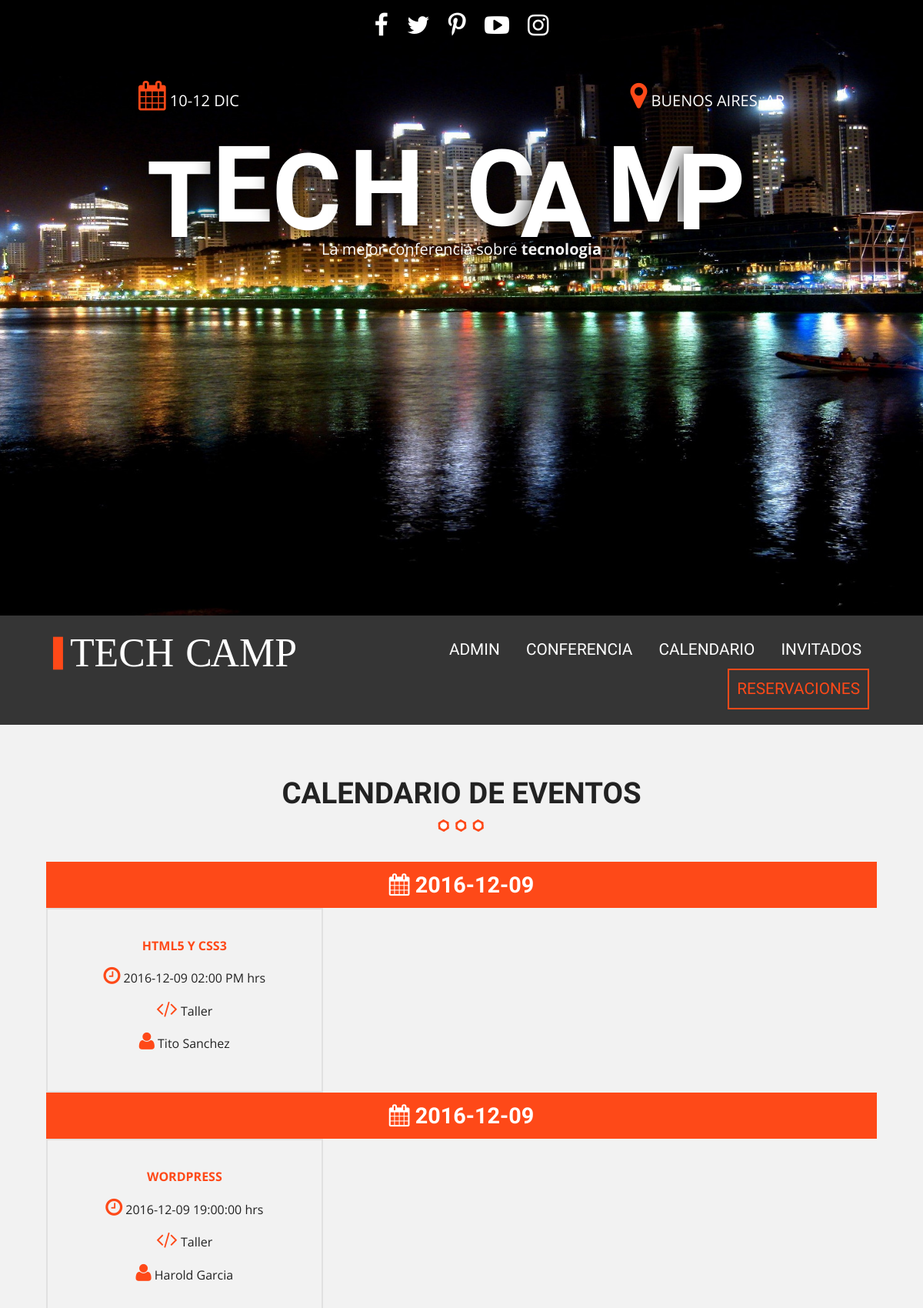
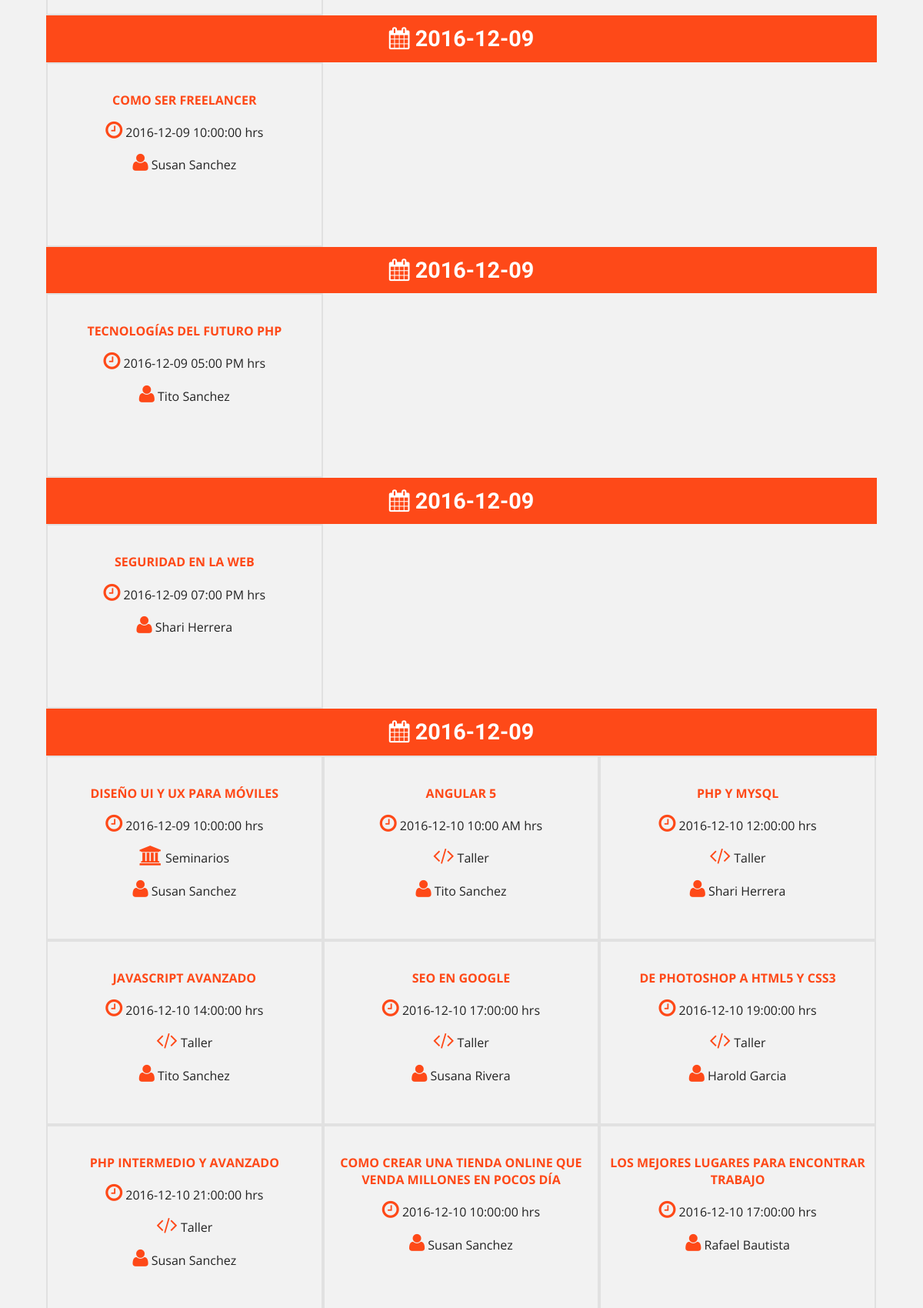
The page /calendario-debugin.php (upper part) on the database its author committed (2 pictures, top to bottom).
### tables this page shows
CREATE TABLE `eventos` (
  `evento_id` tinyint(10) NOT NULL AUTO_INCREMENT,
  `nombre_evento` varchar(60) NOT NULL,
  `fecha_evento` date NOT NULL,
  `hora_evento` varchar(10) NOT NULL,
  `id_cat_evento` tinyint(10) NOT NULL,
  `id_inv` tinyint(4) NOT NULL,
  `clave` varchar(10) NOT NULL,
  PRIMARY KEY (`evento_id`),
  KEY `id_cat_evento` (`id_cat_evento`),
  KEY `id_inv` (`id_inv`),
  CONSTRAINT `eventos_ibfk_1` FOREIGN KEY (`id_cat_evento`) REFERENCES `categoria_evento` (`id_categoria`),
  CONSTRAINT `eventos_ibfk_2` FOREIGN KEY (`id_inv`) REFERENCES `invitados` (`invitado_id`)
);

CREATE TABLE `invitados` (
  `invitado_id` tinyint(4) NOT NULL AUTO_INCREMENT,
  `nombre_invitado` varchar(30) NOT NULL,
  `apellido_invitado` varchar(30) NOT NULL,
  `descripcion` text NOT NULL,
  `url_imagen` varchar(50) NOT NULL,
  `editado` datetime NOT NULL,
  PRIMARY KEY (`invitado_id`)
);

### calendario-debugin.php (the view, shortened to what this page needs)
<?php include_once 'includes/templates/header.php'; ?>
        <section class="seccion contenedor">
              <h2>Calendario de Eventos</h2>
              <?php
                  try {
                    require_once('includes/funciones/bd_conexion.php');
                    $sql = "SELECT evento_id, nombre_evento, fecha_evento, hora_evento, cat_evento, nombre_invitado, apellido_invitado ";
                    $sql .= "FROM eventos ";
                    $sql .= "INNER JOIN categoria_evento ";
                    $sql .= "ON eventos.id_cat_evento=categoria_evento.id_categoria ";
                    $sql .= "INNER JOIN invitados ";
                    $sql .= "ON eventos.id_inv=invitados.invitado_id ";
                    $sql .= "ORDER BY evento_id ";
                    $resultado = $conn->query($sql);
                  } catch (Exception $e) {
                    $error = $e->getMessage();
                  }
               ?>
               <div class="calendario">
               <?php while($eventos = $resultado->fetch_all(MYSQLI_ASSOC) ) { ?>
                 <?php $dias = array(); ?>
                 <?php $contador = 0; ?>
                 <?php foreach($eventos as $evento) {
                    $dias[] = $evento['fecha_evento'];
                 } ?>
                 <?php foreach($eventos as $evento): ?>
                 <?php $dia_actual = $evento['fecha_evento']; ?>
                 <?php if($dia_actual == $dias[$contador]): ?>
                            <h3>
                                  <i class="fa fa-calendar" aria-hidden="true"></i>
                                  <?php
                                   echo $evento['fecha_evento']; ?>
                            </h3>
                            <?php $contador++; ?>
                            <?php if($contador==3): ?>
                              <?php $contador =0; ?>
                            <?php endif; ?>
                    <?php endif; ?>
                 <div class="dia">
                   <p class="titulo"><?php echo $evento['nombre_evento']; ?></p>
                   <p class="hora"><i class="fa fa-clock-o" aria-hidden="true"></i> <?php echo $evento['fecha_evento'] . " " . $evento['hora_evento'] . " hrs"; ?>
                   <p>
                     <?php $categoria_evento = $evento['cat_evento']; ?>
                     <?php
                     switch ($categoria_evento) {
                       case 'Talleres':
                         echo '<i class="fa fa-code" aria-hidden="true"></i> Taller';
                         break;
                       case 'Seminario':
                         echo '<i class="fa fa-university" aria-hidden="true"></i> Seminarios';
                         break;
                       default:
                           echo "";
                           break;
                         }
                    ?>
                   </p>
                   <p><i class="fa fa-user" aria-hidden="true"></i>
                         <?php echo $evento['nombre_invitado'] . " " . $evento['apellido_invitado']; ?>
                   </p>
                 </div>
               <?php endforeach; ?>
               <?php } ?>
               </div>
        </section>
    <?php include_once 'includes/templates/footer.php'; ?>

### css/main.css (style rules this page uses)
html { color: #222; font-size: 1em; line-height: 1.4; }
html { box-sizing: border-box; }
*,*:before,*:after { box-sizing: inherit; }
body { background-color: #f2f2f2; font-family: 'Open Sans', sans-serif; }
.contenedor { width: 98%; margin:0 auto; }
@media only screen and (min-width:480px) { .contenedor { width: 95%; } }
@media only screen and (min-width:768px) { .contenedor { width: 90%; } }
@media only screen and (min-width:992px) { .contenedor { width: 90%; max-width: 1100px; } }
.seccion { padding: 30px 0; }
.seccion p { font-size: 1.2em; text-align: center; }
h2 { font-family: 'Oswald', sans-serif; font-size: 2.4em; text-transform: uppercase; text-align: center; }
h2::after { content: ''; margin: 0 auto; background-image: url(../img/separador.png); height: 30px; width: 100px; display: block; }
h3 { font-size: 1.8em; color: #fe4918; font-family: 'PT Sans', sans-serif; margin: 0; }
div.calendario h3 { background-color: #fe4918; clear: both; color: white; text-align: center; padding: 10px 0; }
div.calendario::after { clear: both; display: block; content: ''; }
div.dia { width: 50%; float: left; border: 2px solid #e1e1e1; transition: all .3s ease; }
@media only screen and (min-width:768px) { div.dia { width: 33.3%; min-height: 240px; padding-top: 20px; } }
div.dia p.titulo { color: #fe4918; text-transform: uppercase; font-weight: bold; }
div.dia p { font-size: 1em; }
div.dia i { color: #fe4918; font-size: 1.6em; }

### rows shown on the page
eventos: fecha_evento "2016-12-09", nombre_evento "HTML5 Y CSS3", hora_evento "02:00 PM", shows "Taller", id_inv.nombre_invitado "Tito", id_inv.apellido_invitado "Sanchez"
eventos: fecha_evento "2016-12-09", nombre_evento "WORDPRESS", hora_evento "19:00:00", shows "Taller", id_inv.nombre_invitado "Harold", id_inv.apellido_invitado "Garcia"
eventos: fecha_evento "2016-12-09", nombre_evento "COMO SER FREELANCER", hora_evento "10:00:00", id_inv.nombre_invitado "Susan", id_inv.apellido_invitado "Sanchez"
eventos: fecha_evento "2016-12-09", nombre_evento "TECNOLOGÍAS DEL FUTURO PHP", hora_evento "05:00 PM", id_inv.nombre_invitado "Tito", id_inv.apellido_invitado "Sanchez"
eventos: fecha_evento "2016-12-09", nombre_evento "SEGURIDAD EN LA WEB", hora_evento "07:00 PM", id_inv.nombre_invitado "Shari", id_inv.apellido_invitado "Herrera"
eventos: fecha_evento "2016-12-09", nombre_evento "DISEÑO UI Y UX PARA MÓVILES", hora_evento "10:00:00", shows "Seminarios", id_inv.nombre_invitado "Susan", id_inv.apellido_invitado "Sanchez"
eventos: nombre_evento "ANGULAR 5", fecha_evento "2016-12-10", hora_evento "10:00 AM", shows "Taller", id_inv.nombre_invitado "Tito", id_inv.apellido_invitado "Sanchez"
eventos: nombre_evento "PHP Y MYSQL", fecha_evento "2016-12-10", hora_evento "12:00:00", shows "Taller", id_inv.nombre_invitado "Shari", id_inv.apellido_invitado "Herrera"
eventos: nombre_evento "JAVASCRIPT AVANZADO", fecha_evento "2016-12-10", hora_evento "14:00:00", shows "Taller", id_inv.nombre_invitado "Tito", id_inv.apellido_invitado "Sanchez"
eventos: nombre_evento "SEO EN GOOGLE", fecha_evento "2016-12-10", hora_evento "17:00:00", shows "Taller", id_inv.nombre_invitado "Susana", id_inv.apellido_invitado "Rivera"
eventos: nombre_evento "DE PHOTOSHOP A HTML5 Y CSS3", fecha_evento "2016-12-10", hora_evento "19:00:00", shows "Taller", id_inv.nombre_invitado "Harold", id_inv.apellido_invitado "Garcia"
eventos: nombre_evento "PHP INTERMEDIO Y AVANZADO", fecha_evento "2016-12-10", hora_evento "21:00:00", shows "Taller", id_inv.nombre_invitado "Susan", id_inv.apellido_invitado "Sanchez"
eventos: nombre_evento "COMO CREAR UNA TIENDA ONLINE QUE VENDA MILLONES EN POCOS DÍA", fecha_evento "2016-12-10", hora_evento "10:00:00", id_inv.nombre_invitado "Susan", id_inv.apellido_invitado "Sanchez"
eventos: nombre_evento "LOS MEJORES LUGARES PARA ENCONTRAR TRABAJO", fecha_evento "2016-12-10", hora_evento "17:00:00", id_inv.nombre_invitado "Rafael", id_inv.apellido_invitado "Bautista"
